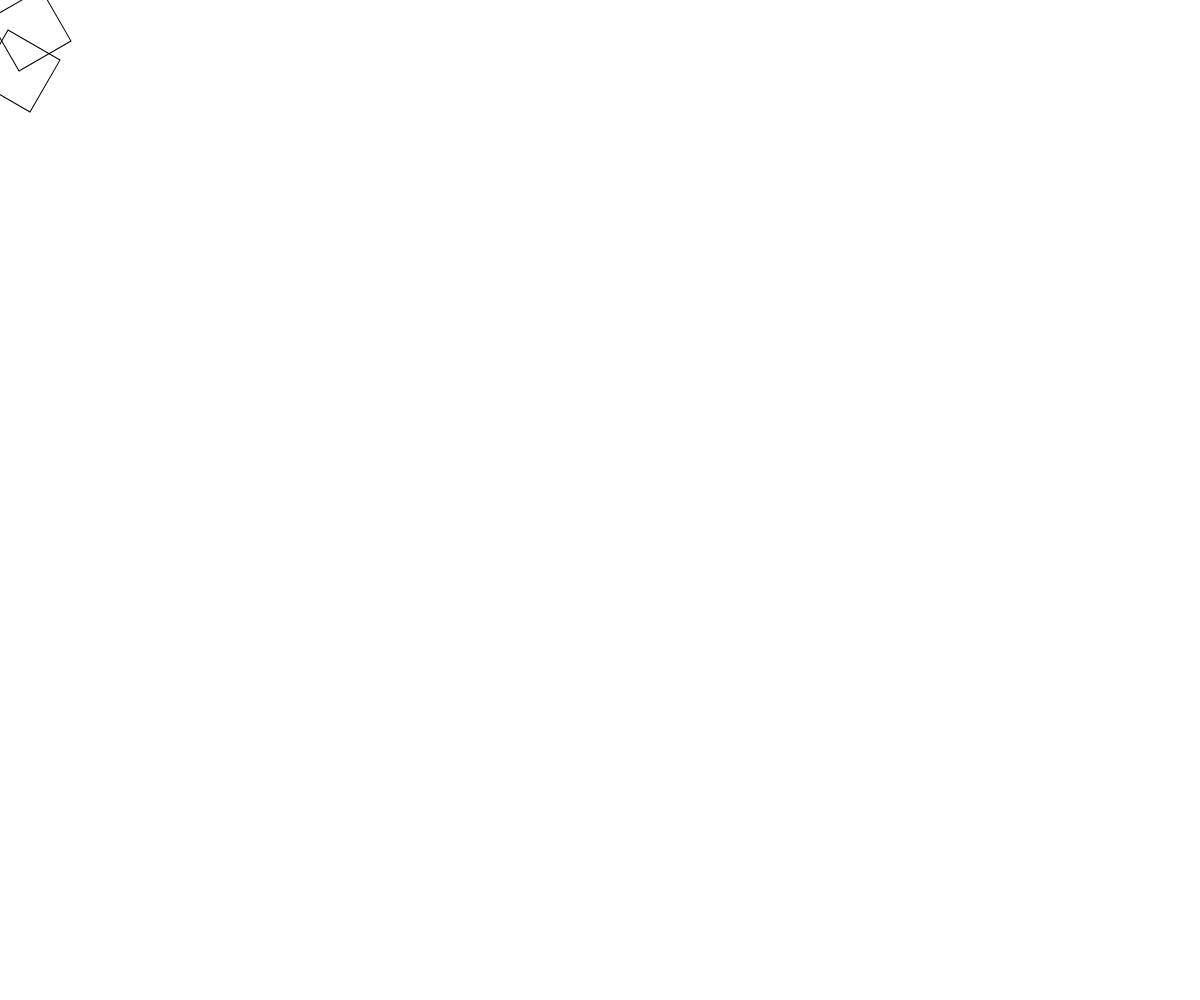
Frame 1 (no input)
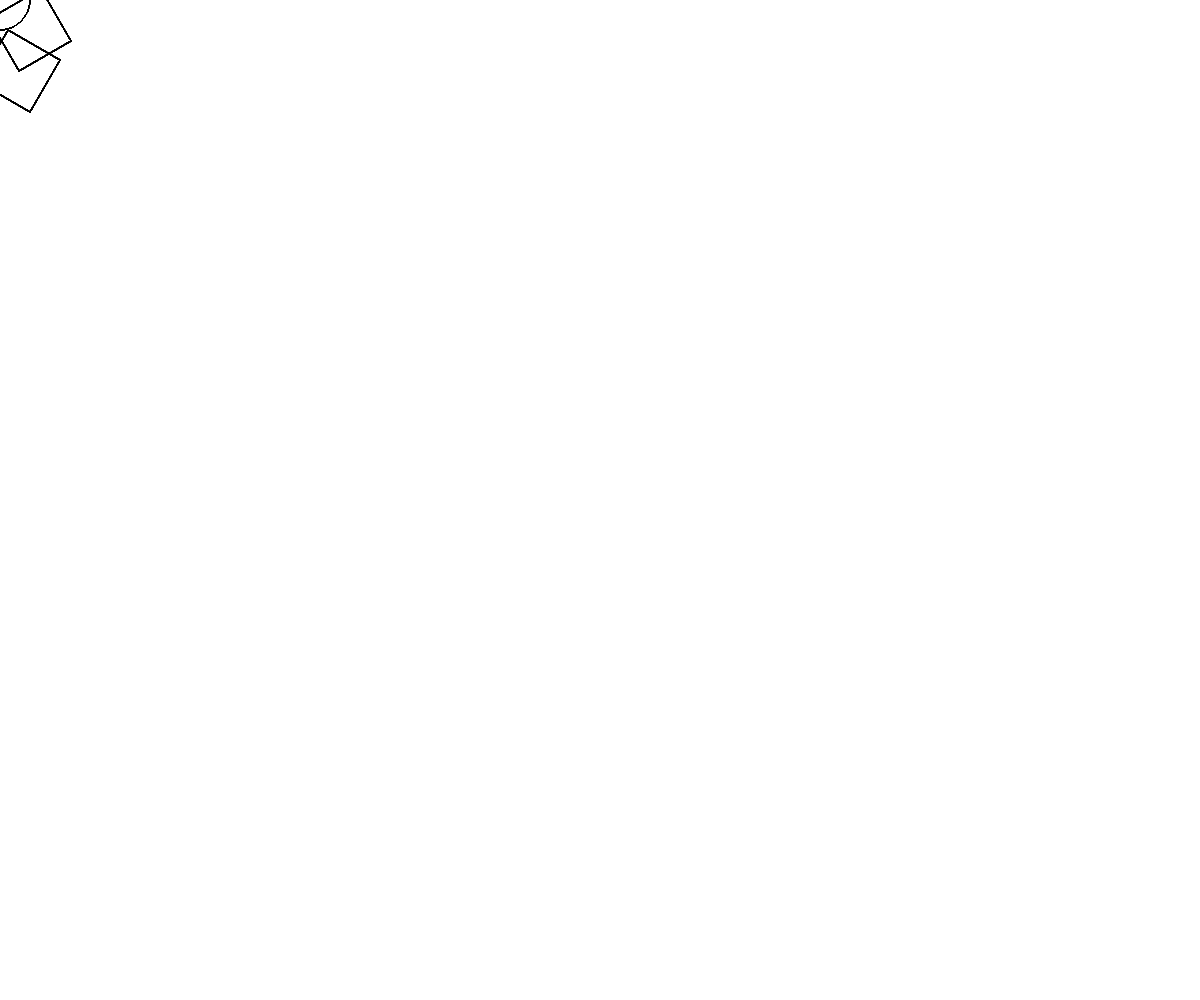
Frame 60 (no input)
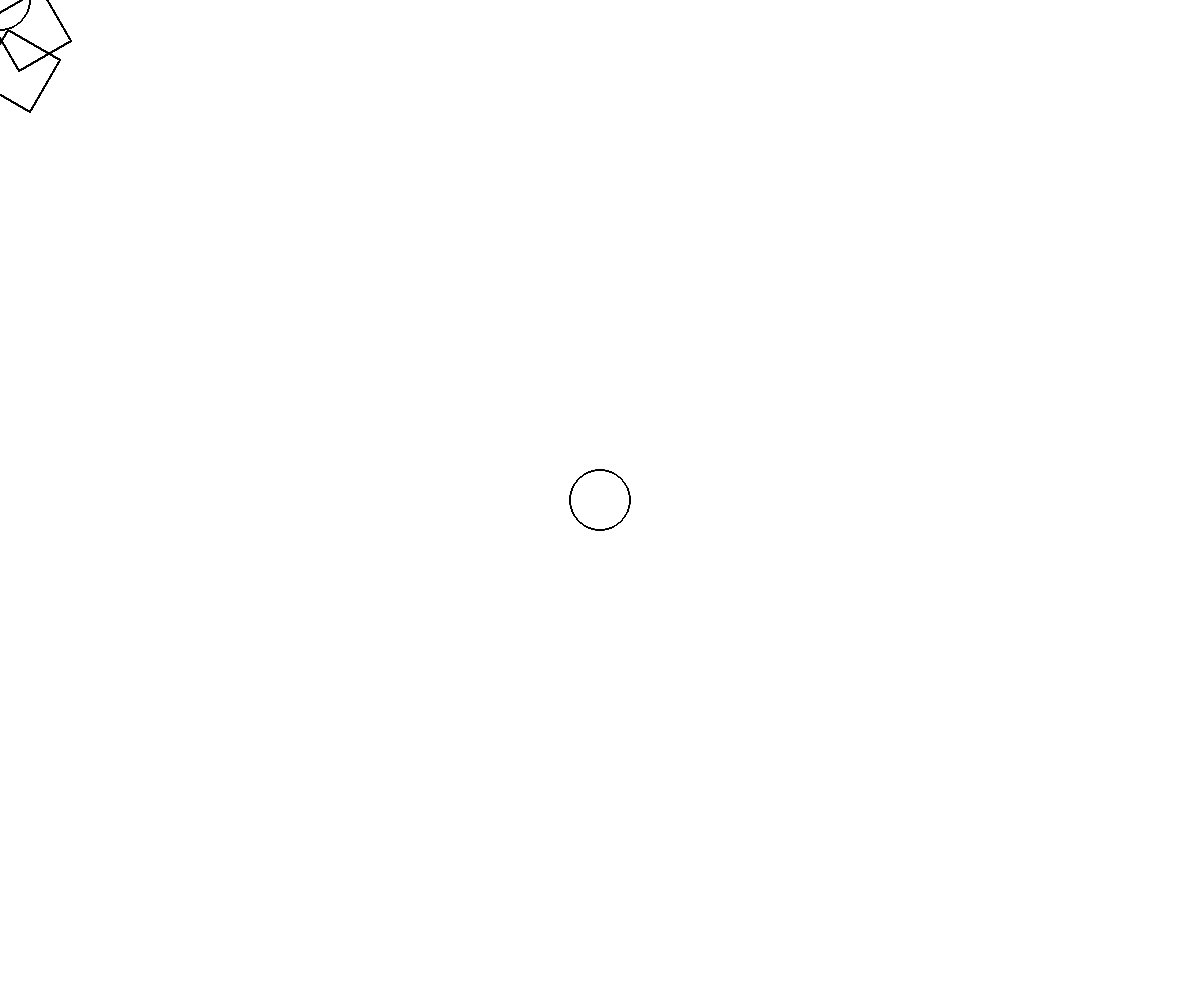
Frame 120 (the mouse pressed at the canvas centre since frame 60)

The p5.js sketch that drew these frames (run headless with seeded random() and noise() and a simulated clock; from frame 60 on, the mouse is pressed at the canvas centre):

// p5.js sketch
// ── sketch.js
var shapes = [];

function Shape(x, y, color) {
  this.x = x;
  this.y = y;
  this.width = 60; 
  this.color = color;
  this.count = 0;

  this.display = function() {
    if(this.count == 0) {
      this.showRect();
      this.count = 1;
    } else if (this.count == 1) {
      this.showEllipse();
      this.count = 0;
    }
  };

  this.showRect = function() {
    rectMode(CENTER);
    noFill();
    stroke(0);

    translate(this.width/2, this.width/2);
    rotate(PI/3.0);
    rect(this.x, this.y, this.width, this.width);
  }

  this.showEllipse = function() {
    ellipseMode(CENTER);
    noFill();
    stroke(0);

    ellipse(this.x, this.y, this.width, this.width);
  }
}


function setup() {
  createCanvas(windowWidth, windowHeight);
  background (255);
  shapes[0] = new Shape(mouseX, mouseY, color(255, 0, 0));
}

function draw() {
  
  for (var i = 0; i < shapes.length; i++) {
    shapes[i].display();
  }

}

function mouseMoved() {
  var nShape = new Shape(mouseX, mouseY, color(255, 0, 0));
  shapes.push(nShape);
  
}
